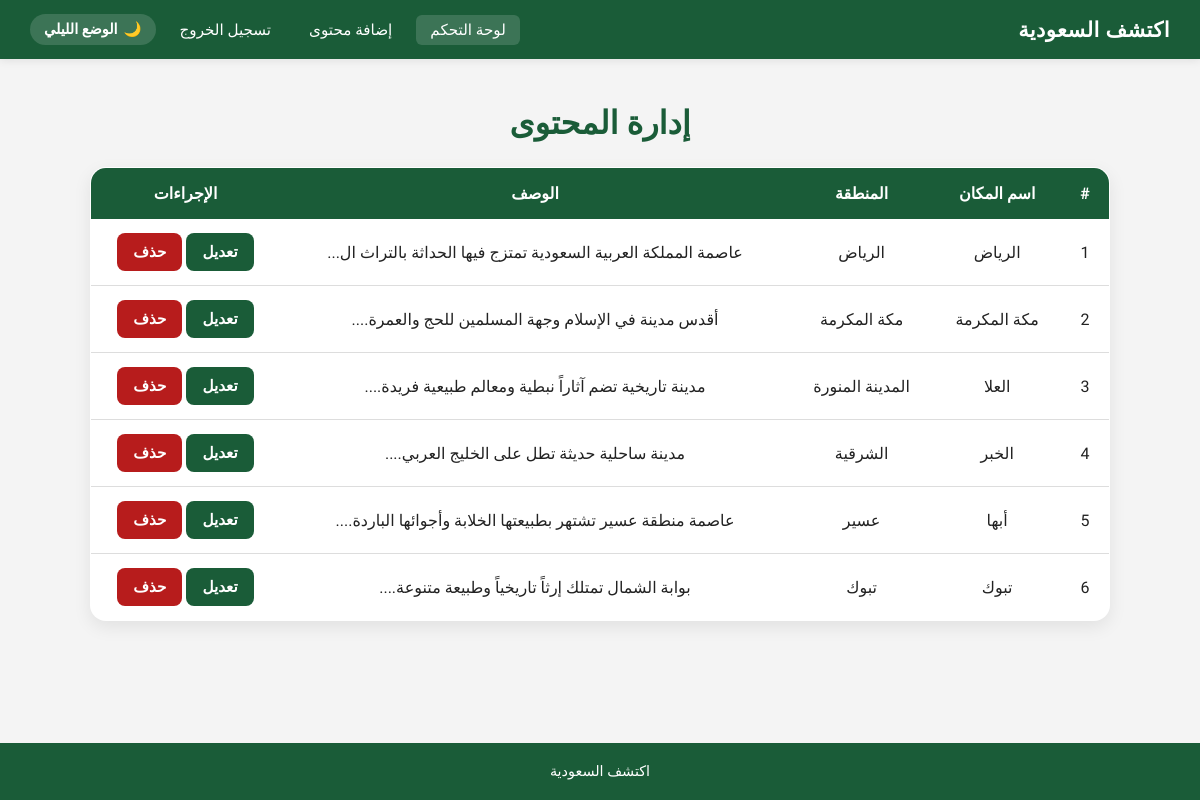
Screenshot of /admin/dashboard.php (signed in) with the database file from the repository.
### tables this page shows
CREATE TABLE places (
    id INT PRIMARY KEY AUTO_INCREMENT,
    name VARCHAR(100) NOT NULL,
    region VARCHAR(100) NOT NULL,
    description TEXT NOT NULL,
    location VARCHAR(100),
    features TEXT,
    activities TEXT,
    top_landmarks TEXT,
    main_image VARCHAR(255) NOT NULL,
    created_at TIMESTAMP DEFAULT CURRENT_TIMESTAMP
);

### admin/dashboard.php (the view, shortened to what this page needs)
<?php
include '../includes/db_config.php';
$sql = "SELECT * FROM places";
$result = mysqli_query($conn, $sql);
?>
<!DOCTYPE html>
<html lang="ar" dir="rtl">
<head>
    <link rel="stylesheet" href="../public/css/shared.css">
    <link rel="stylesheet" href="css/admin.css">
</head>
<body>
<header class="site-header" id="site-header">
    <nav class="navbar">
        <a href="../public/index.html" class="nav-brand">اكتشف السعودية</a>
        <ul class="nav-menu" id="navMenu">
            <li><a href="dashboard.php" class="nav-link active">لوحة التحكم</a></li>
            <li><a href="add_content.php" class="nav-link">إضافة محتوى</a></li>
            <li><a href="logout.php" class="nav-link">تسجيل الخروج</a></li>
            <li>
                <button id="nightModeBtn" class="night-mode-btn" type="button" aria-pressed="false">
                    <span class="mode-icon">🌙</span>
                    <span class="mode-text">الوضع الليلي</span>
                </button>
            </li>
        </ul>
    </nav>
</header>
<main>
    <section class="dashboard-container" aria-labelledby="dashboard-title">
        <h1 class="dashboard-title" id="dashboard-title">إدارة المحتوى</h1>
        <table aria-label="جدول المحتوى">
            <thead>
                <tr>
                    <th scope="col">#</th>
                    <th scope="col">اسم المكان</th>
                    <th scope="col">المنطقة</th>
                    <th scope="col">الوصف</th>
                    <th scope="col">الإجراءات</th>
                </tr>
            </thead>
            <tbody>
                <?php while ($row = mysqli_fetch_assoc($result)) { ?>
                <tr>
                    <td><?php echo $row['id']; ?></td>
                    <td><?php echo $row['name']; ?></td>
                    <td><?php echo $row['region']; ?></td>
                    <td><?php echo mb_substr($row['description'], 0, 60, 'UTF-8') . '...'; ?></td>
                    <td>
                        <a class="edit-btn" href="update_content.php?id=<?php echo $row['id']; ?>">تعديل</a>
                        <a class="delete-btn" href="delete.php?id=<?php echo $row['id']; ?>" onclick="confirmDelete(event, this.href)">حذف</a>
                    </td>
                </tr>
                <?php } ?>
            </tbody>
        </table>
    </section>
</main>
<footer class="site-footer">
    <p>اكتشف السعودية</p>
</footer>
</body>
</html>

### public/css/shared.css (style rules this page uses)
:root { --bg-color: #f5f5f5; --card-bg: #ffffff; --text-color: #222222; --text-muted: #555555; --border-color: #dddddd; --nav-bg: #1a5c38; --nav-text: #ffffff; --footer-bg: #1a5c38; --footer-text: #ffffff; --shadow: rgba(0,0,0,0.08); }
*, *::before, *::after { margin: 0; padding: 0; box-sizing: border-box; }
html { scroll-behavior: smooth; }
body { font-family: 'Tajawal', sans-serif; direction: rtl; background-color: var(--bg-color); color: var(--text-color); transition: background-color 0.3s, color 0.3s; min-height: 100vh; display: flex; flex-direction: column; }
main { flex: 1; }
.site-header { background-color: var(--nav-bg); position: sticky; top: 0; z-index: 1000; box-shadow: 0 2px 8px var(--shadow); }
.navbar { max-width: 1200px; margin: 0 auto; padding: 14px 30px; display: flex; justify-content: space-between; align-items: center; position: relative; z-index: 1001; }
.nav-brand { color: var(--nav-text); font-size: 1.3rem; font-weight: 800; text-decoration: none; letter-spacing: 0.5px; }
.nav-menu { list-style: none; display: flex; align-items: center; gap: 10px; }
.nav-link { color: var(--nav-text); text-decoration: none; font-size: 0.95rem; padding: 6px 14px; border-radius: 6px; transition: background 0.2s; }
.nav-link:hover, .nav-link.active { background-color: rgba(255,255,255,0.15); }
.night-mode-btn { background: rgba(255,255,255,0.15); border: none; color: white; padding: 7px 14px; border-radius: 20px; cursor: pointer; font-family: 'Tajawal', sans-serif; font-size: 0.9rem; display: flex; align-items: center; gap: 6px; transition: background 0.3s; }
.site-footer { background-color: var(--footer-bg); color: var(--footer-text); text-align: center; padding: 20px; font-size: 0.9rem; margin-top: auto; }
.page-container, .dashboard-container { max-width: 1100px; width: 85%; margin: 45px auto; }
.dashboard-title, .form-title, .form-container h1 { text-align: center; color: var(--nav-bg); margin-bottom: 25px; font-size: 2rem; }
button, .btn, .edit-btn, .delete-btn { display: inline-block; border: none; padding: 10px 16px; border-radius: 8px; text-decoration: none; cursor: pointer; font-family: 'Tajawal', sans-serif; font-weight: 700; font-size: 0.95rem; }
button, .btn, .edit-btn { background-color: var(--nav-bg); color: var(--nav-text); }
.delete-btn { background-color: #b71c1c; color: white; }
table { width: 100%; border-collapse: collapse; background-color: var(--card-bg); border-radius: 16px; overflow: hidden; box-shadow: 0 6px 18px var(--shadow); border: 1px solid var(--border-color); }
th { background-color: var(--nav-bg); color: var(--nav-text); padding: 16px; }
td { padding: 14px; text-align: center; border-bottom: 1px solid var(--border-color); color: var(--text-color); }

### admin/css/admin.css (style rules this page uses)
* { margin: 0; padding: 0; box-sizing: border-box; font-family: 'Tajawal', sans-serif; }
body { direction: rtl; background-color: #f4f4f4; }

### rows the page displays
places: id "1", name "الرياض", region "الرياض", description "عاصمة المملكة العربية السعودية تمتزج فيها الحداثة بالتراث ال"
places: id "2", name "مكة المكرمة", region "مكة المكرمة", description "أقدس مدينة في الإسلام وجهة المسلمين للحج والعمرة."
places: id "3", name "العلا", region "المدينة المنورة", description "مدينة تاريخية تضم آثاراً نبطية ومعالم طبيعية فريدة."
places: id "4", name "الخبر", region "الشرقية", description "مدينة ساحلية حديثة تطل على الخليج العربي."
places: id "5", name "أبها", region "عسير", description "عاصمة منطقة عسير تشتهر بطبيعتها الخلابة وأجوائها الباردة."
places: id "6", name "تبوك", region "تبوك", description "بوابة الشمال تمتلك إرثاً تاريخياً وطبيعة متنوعة."
